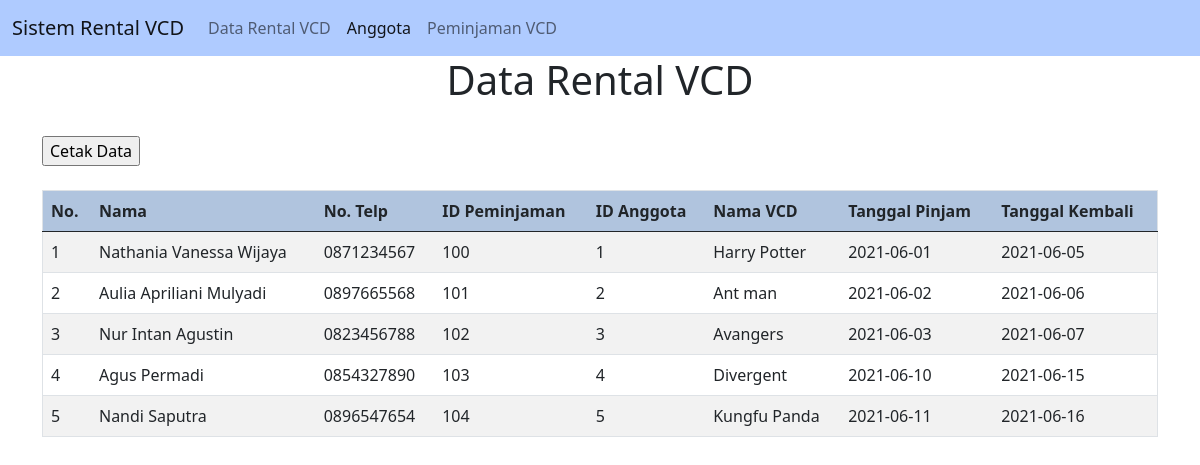
The page / on the database its author committed.
### tables this page shows
CREATE TABLE `tbl_pjm` (
  `id_pjm` int(11) NOT NULL,
  `id_anggota` int(11) NOT NULL,
  `nama_vcd` varchar(200) NOT NULL,
  `tgl_pjm` date NOT NULL,
  `tgl_kmbl` date NOT NULL
);

CREATE TABLE `tbl_anggota` (
  `id_anggota` int(11) NOT NULL,
  `nama` varchar(100) NOT NULL,
  `no_tlp` varchar(20) NOT NULL,
  `alamat` varchar(40) NOT NULL
);

### connection.php (called while the page is built)
<?php
class Connection
{
	 public function get_connection()
	 {
		 $host = "localhost";
		 $database = "rental_vcd";
		 $username = "root";
		 $password = "";
		 $connect = new mysqli($host, $username, $password, $database);
		 return $connect;
	 }
}

### model.php (called while the page is built, shortened)
<?php
include 'connection.php';
class Model extends Connection
{
public function __construct()
 {
 $this->conn = $this->get_connection();
 }
public function tampil_data()
{
   $sql = "SELECT tbl_pjm.*, nama, no_tlp FROM tbl_pjm INNER JOIN tbl_anggota ON tbl_pjm.id_anggota = tbl_anggota.id_anggota";
   $bind = $this->conn->query($sql);
   while ($obj = $bind->fetch_object()) {
    $baris[] = $obj;
   }
   if(!empty($baris)){
    return $baris;
   }
}
}

### index.php (the view, shortened to what this page needs)
<?php
include 'model.php';
$model = new Model();
$index = 1;
?>
<!doctype html>
<html lang="en">
<head>
    <link href="https://cdn.jsdelivr.net/npm/bootstrap@5.0.0-beta3/dist/css/bootstrap.min.css" rel="stylesheet">
</head>
<body>
<nav class="navbar navbar-expand-lg navbar-light" style="background-color: #AFCBFF;">
  <div class="container-fluid">
    <a class="navbar-brand" href="index.php">Sistem Rental VCD</a>
    <div class="collapse navbar-collapse" id="navbarNav">
      <ul class="navbar-nav ml-auto">
         <li class="nav-item">
          <a class="nav-link" aria-current="page" href="index.php">Data Rental VCD</a>
        </li>
        <li class="nav-item">
          <a class="nav-link active" href="anggota.php">Anggota</a>
        </li>
        <li class="nav-item">
          <a class="nav-link" href="peminjaman.php">Peminjaman VCD</a>
        </li>
      </ul>
    </div>
  </div>
</nav>
<div class="container">
        <h1 align="center">Data Rental VCD</h1>
        <br>
        <a href="print_index.php" target="_blank"><input type="button" value="Cetak Data"></a>
        <br><br>
        <table class="table table-striped table-hover" border="1">
            <thead>
                <tr bgcolor="B0C4DE">
                    <th scope="col">No.</th>
                    <th scope="col">Nama</th>
                    <th scope="col">No. Telp</th>
                    <th scope="col">ID Peminjaman</th>
                    <th scope="col">ID Anggota</th>
                    <th scope="col">Nama VCD</th>
                    <th scope="col">Tanggal Pinjam</th>
                    <th scope="col">Tanggal Kembali</th>
                </tr>
            </thead>
            <tbody>
                <?php
                $result = $model->tampil_data();
                if (!empty($result)) {
                    foreach ($result as $data) : ?>
                        <tr>
                            <td><?= $index++ ?></td>
                            <td><?= $data->nama ?></td>
                            <td><?= $data->no_tlp ?></td>
                            <td><?= $data->id_pjm ?></td>
                            <td><?= $data->id_anggota ?></td>
                            <td><?= $data->nama_vcd ?></td>
                            <td><?= $data->tgl_pjm ?></td>
                            <td><?= $data->tgl_kmbl ?></td>
                        </tr>
                    <?php endforeach;
                } else { ?>
                <tr>
                    <td colspan="9">Belum ada data pada tabel data rental vcd.</td>
                </tr>
                <?php } ?>
            </tbody>
        </table>
    </div>
</body>
</html>

### rows shown on the page
tbl_pjm: id_anggota.nama "Nathania Vanessa Wijaya", id_anggota.no_tlp "0871234567", id_pjm "100", id_anggota "1", nama_vcd "Harry Potter", tgl_pjm "2021-06-01", tgl_kmbl "2021-06-05"
tbl_pjm: id_anggota.nama "Aulia Apriliani Mulyadi", id_anggota.no_tlp "0897665568", id_pjm "101", id_anggota "2", nama_vcd "Ant man", tgl_pjm "2021-06-02", tgl_kmbl "2021-06-06"
tbl_pjm: id_anggota.nama "Nur Intan Agustin", id_anggota.no_tlp "0823456788", id_pjm "102", id_anggota "3", nama_vcd "Avangers", tgl_pjm "2021-06-03", tgl_kmbl "2021-06-07"
tbl_pjm: id_anggota.nama "Agus Permadi", id_anggota.no_tlp "0854327890", id_pjm "103", id_anggota "4", nama_vcd "Divergent", tgl_pjm "2021-06-10", tgl_kmbl "2021-06-15"
tbl_pjm: id_anggota.nama "Nandi Saputra", id_anggota.no_tlp "0896547654", id_pjm "104", id_anggota "5", nama_vcd "Kungfu Panda", tgl_pjm "2021-06-11", tgl_kmbl "2021-06-16"
